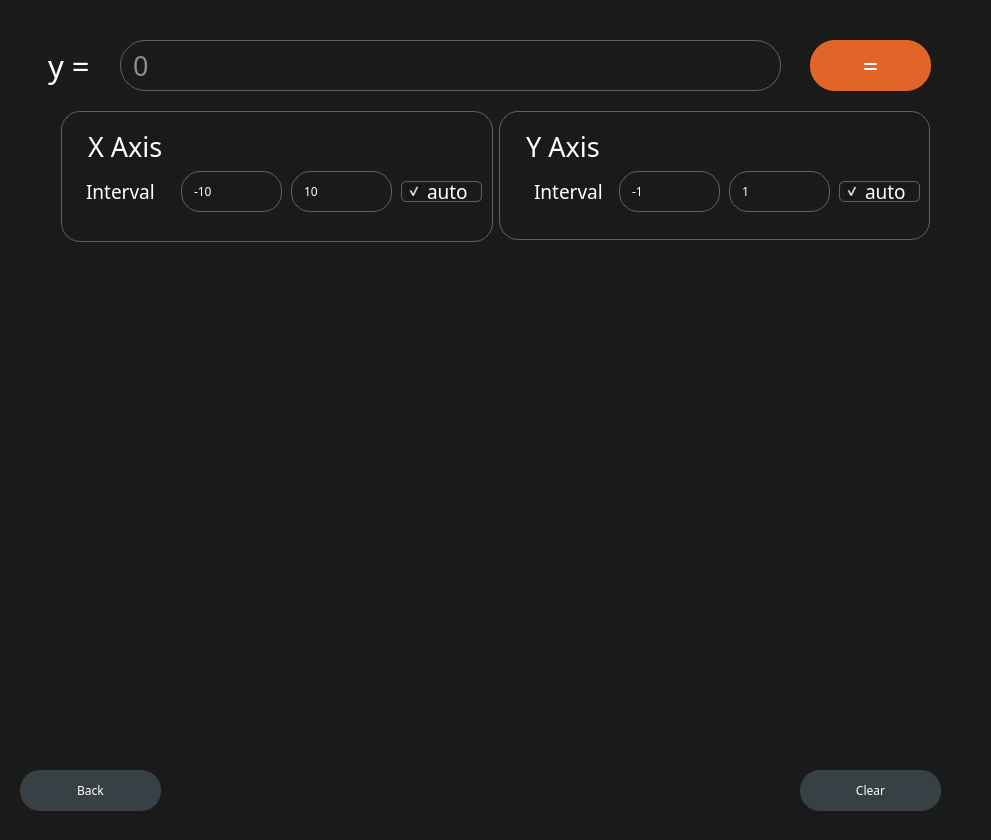
<?xml version="1.0" encoding="UTF-8"?>
<ui version="4.0">
 <class>GraphCalcView</class>
 <widget class="QWidget" name="GraphCalcView">
  <property name="windowModality">
   <enum>Qt::ApplicationModal</enum>
  </property>
  <property name="geometry">
   <rect>
    <x>0</x>
    <y>0</y>
    <width>991</width>
    <height>840</height>
   </rect>
  </property>
  <property name="sizePolicy">
   <sizepolicy hsizetype="Fixed" vsizetype="Fixed">
    <horstretch>0</horstretch>
    <verstretch>0</verstretch>
   </sizepolicy>
  </property>
  <property name="minimumSize">
   <size>
    <width>991</width>
    <height>840</height>
   </size>
  </property>
  <property name="maximumSize">
   <size>
    <width>991</width>
    <height>840</height>
   </size>
  </property>
  <property name="windowTitle">
   <string>Graph Calculator</string>
  </property>
  <property name="autoFillBackground">
   <bool>false</bool>
  </property>
  <property name="styleSheet">
   <string notr="true">QWidget {
	background-color: #191A19;
	color: white;
	font-family: Sans-serif;
}
QLineEdit {
	border: 1px solid #606060;
	border-radius: 25px;
	padding-left: 10px;
}
QSpinBox {
	border: 1px solid #606060;
	border-radius: 19px;
	padding-left: 10px;
}
QPushButton {
	border-radius: 25px;
	background-color: #374045;
}
QFrame {
	border: 1px solid #606060;
	border-radius: 19px;
	padding: 10px;
}

QCheckBox {
	border: 1px solid #606060;
	border-radius: 5px;
	padding-left: 5px;
}

</string>
  </property>
  <widget class="QPushButton" name="homeBtn">
   <property name="geometry">
    <rect>
     <x>20</x>
     <y>770</y>
     <width>141</width>
     <height>41</height>
    </rect>
   </property>
   <property name="styleSheet">
    <string notr="true">QPushButton {
	background-color: #374045;
	border-radius:20px;
}

QPushButton::hover {
	background-color: #3A4750;
}

QPushButton::pressed {
	background-color: #303841;
}</string>
   </property>
   <property name="text">
    <string>Back</string>
   </property>
  </widget>
  <widget class="QLineEdit" name="inputEdit">
   <property name="geometry">
    <rect>
     <x>120</x>
     <y>40</y>
     <width>661</width>
     <height>51</height>
    </rect>
   </property>
   <property name="font">
    <font>
     <family>Sans-serif</family>
     <pointsize>20</pointsize>
    </font>
   </property>
   <property name="styleSheet">
    <string notr="true">QLineEdit {
	color: white;
}</string>
   </property>
   <property name="frame">
    <bool>false</bool>
   </property>
   <property name="alignment">
    <set>Qt::AlignLeading|Qt::AlignLeft|Qt::AlignVCenter</set>
   </property>
   <property name="placeholderText">
    <string>0</string>
   </property>
   <property name="clearButtonEnabled">
    <bool>true</bool>
   </property>
  </widget>
  <widget class="QLabel" name="mainLabel">
   <property name="geometry">
    <rect>
     <x>30</x>
     <y>30</y>
     <width>81</width>
     <height>71</height>
    </rect>
   </property>
   <property name="font">
    <font>
     <family>Sans-serif</family>
     <pointsize>23</pointsize>
    </font>
   </property>
   <property name="autoFillBackground">
    <bool>false</bool>
   </property>
   <property name="styleSheet">
    <string notr="true">QLabel {
	border: 0px;
}</string>
   </property>
   <property name="text">
    <string>y =</string>
   </property>
  </widget>
  <widget class="QPushButton" name="equalBtn">
   <property name="geometry">
    <rect>
     <x>810</x>
     <y>40</y>
     <width>121</width>
     <height>51</height>
    </rect>
   </property>
   <property name="font">
    <font>
     <family>Sans-serif</family>
     <pointsize>20</pointsize>
    </font>
   </property>
   <property name="styleSheet">
    <string notr="true">QPushButton {
	background-color: #E16428;
}

QPushButton::hover {
	background-color: #ff8000;
}

QPushButton::pressed {
	background-color: #b35900;
}</string>
   </property>
   <property name="text">
    <string>=</string>
   </property>
   <property name="shortcut">
    <string>Return</string>
   </property>
  </widget>
  <widget class="QCustomPlot" name="plot" native="true">
   <property name="geometry">
    <rect>
     <x>60</x>
     <y>260</y>
     <width>871</width>
     <height>471</height>
    </rect>
   </property>
  </widget>
  <widget class="QPushButton" name="clearBtn">
   <property name="geometry">
    <rect>
     <x>800</x>
     <y>770</y>
     <width>141</width>
     <height>41</height>
    </rect>
   </property>
   <property name="styleSheet">
    <string notr="true">QPushButton {
	background-color: #374045;
	border-radius:20px;
}

QPushButton::hover {
	background-color: #3A4750;
}

QPushButton::pressed {
	background-color: #303841;
}</string>
   </property>
   <property name="text">
    <string>Clear</string>
   </property>
   <property name="shortcut">
    <string>Esc</string>
   </property>
  </widget>
  <widget class="QFrame" name="axisXFrame">
   <property name="geometry">
    <rect>
     <x>61</x>
     <y>111</y>
     <width>432</width>
     <height>131</height>
    </rect>
   </property>
   <property name="frameShape">
    <enum>QFrame::StyledPanel</enum>
   </property>
   <property name="frameShadow">
    <enum>QFrame::Raised</enum>
   </property>
   <property name="lineWidth">
    <number>5</number>
   </property>
   <widget class="QLabel" name="intervalLabelX">
    <property name="geometry">
     <rect>
      <x>10</x>
      <y>60</y>
      <width>101</width>
      <height>41</height>
     </rect>
    </property>
    <property name="font">
     <font>
      <family>Sans-serif</family>
      <pointsize>14</pointsize>
      <italic>false</italic>
     </font>
    </property>
    <property name="autoFillBackground">
     <bool>false</bool>
    </property>
    <property name="styleSheet">
     <string notr="true">QLabel {
	border: 0;
}</string>
    </property>
    <property name="text">
     <string>Interval</string>
    </property>
    <property name="textFormat">
     <enum>Qt::AutoText</enum>
    </property>
   </widget>
   <widget class="QLabel" name="xAxisLabel">
    <property name="geometry">
     <rect>
      <x>10</x>
      <y>10</y>
      <width>121</width>
      <height>51</height>
     </rect>
    </property>
    <property name="font">
     <font>
      <family>Sans-serif</family>
      <pointsize>20</pointsize>
     </font>
    </property>
    <property name="autoFillBackground">
     <bool>false</bool>
    </property>
    <property name="styleSheet">
     <string notr="true">QLabel {
	border: 0;
}</string>
    </property>
    <property name="text">
     <string>X Axis</string>
    </property>
   </widget>
   <widget class="QCheckBox" name="autoXBtn">
    <property name="geometry">
     <rect>
      <x>340</x>
      <y>70</y>
      <width>81</width>
      <height>21</height>
     </rect>
    </property>
    <property name="font">
     <font>
      <family>Sans-serif</family>
      <pointsize>14</pointsize>
     </font>
    </property>
    <property name="text">
     <string>auto</string>
    </property>
    <property name="checked">
     <bool>true</bool>
    </property>
   </widget>
   <widget class="QSpinBox" name="xStartSpin">
    <property name="enabled">
     <bool>false</bool>
    </property>
    <property name="geometry">
     <rect>
      <x>120</x>
      <y>60</y>
      <width>101</width>
      <height>41</height>
     </rect>
    </property>
    <property name="buttonSymbols">
     <enum>QAbstractSpinBox::NoButtons</enum>
    </property>
    <property name="minimum">
     <number>-1000000</number>
    </property>
    <property name="maximum">
     <number>1000000</number>
    </property>
    <property name="value">
     <number>-10</number>
    </property>
   </widget>
   <widget class="QSpinBox" name="xEndSpin">
    <property name="enabled">
     <bool>false</bool>
    </property>
    <property name="geometry">
     <rect>
      <x>230</x>
      <y>60</y>
      <width>101</width>
      <height>41</height>
     </rect>
    </property>
    <property name="buttonSymbols">
     <enum>QAbstractSpinBox::NoButtons</enum>
    </property>
    <property name="minimum">
     <number>-1000000</number>
    </property>
    <property name="maximum">
     <number>1000000</number>
    </property>
    <property name="value">
     <number>10</number>
    </property>
   </widget>
  </widget>
  <widget class="QFrame" name="axisYFrame">
   <property name="geometry">
    <rect>
     <x>499</x>
     <y>111</y>
     <width>431</width>
     <height>129</height>
    </rect>
   </property>
   <property name="frameShape">
    <enum>QFrame::StyledPanel</enum>
   </property>
   <property name="frameShadow">
    <enum>QFrame::Plain</enum>
   </property>
   <property name="lineWidth">
    <number>5</number>
   </property>
   <widget class="QLabel" name="intervalLabelY">
    <property name="geometry">
     <rect>
      <x>20</x>
      <y>60</y>
      <width>111</width>
      <height>41</height>
     </rect>
    </property>
    <property name="font">
     <font>
      <family>Sans-serif</family>
      <pointsize>14</pointsize>
      <italic>false</italic>
     </font>
    </property>
    <property name="autoFillBackground">
     <bool>false</bool>
    </property>
    <property name="styleSheet">
     <string notr="true">QLabel {
	border: 0;
}</string>
    </property>
    <property name="text">
     <string>Interval</string>
    </property>
    <property name="textFormat">
     <enum>Qt::AutoText</enum>
    </property>
   </widget>
   <widget class="QLabel" name="yAxisLabel">
    <property name="geometry">
     <rect>
      <x>10</x>
      <y>10</y>
      <width>111</width>
      <height>51</height>
     </rect>
    </property>
    <property name="font">
     <font>
      <family>Sans-serif</family>
      <pointsize>20</pointsize>
     </font>
    </property>
    <property name="styleSheet">
     <string notr="true">QLabel {
	border: 0;
}</string>
    </property>
    <property name="text">
     <string>Y Axis</string>
    </property>
   </widget>
   <widget class="QCheckBox" name="autoYBtn">
    <property name="geometry">
     <rect>
      <x>340</x>
      <y>70</y>
      <width>81</width>
      <height>21</height>
     </rect>
    </property>
    <property name="font">
     <font>
      <family>Sans-serif</family>
      <pointsize>14</pointsize>
     </font>
    </property>
    <property name="layoutDirection">
     <enum>Qt::LeftToRight</enum>
    </property>
    <property name="autoFillBackground">
     <bool>false</bool>
    </property>
    <property name="text">
     <string>auto</string>
    </property>
    <property name="checked">
     <bool>true</bool>
    </property>
    <property name="tristate">
     <bool>false</bool>
    </property>
   </widget>
   <widget class="QSpinBox" name="yEndSpin">
    <property name="enabled">
     <bool>false</bool>
    </property>
    <property name="geometry">
     <rect>
      <x>230</x>
      <y>60</y>
      <width>101</width>
      <height>41</height>
     </rect>
    </property>
    <property name="buttonSymbols">
     <enum>QAbstractSpinBox::NoButtons</enum>
    </property>
    <property name="minimum">
     <number>-1000000</number>
    </property>
    <property name="maximum">
     <number>1000000</number>
    </property>
    <property name="value">
     <number>1</number>
    </property>
   </widget>
   <widget class="QSpinBox" name="yStartSpin">
    <property name="enabled">
     <bool>false</bool>
    </property>
    <property name="geometry">
     <rect>
      <x>120</x>
      <y>60</y>
      <width>101</width>
      <height>41</height>
     </rect>
    </property>
    <property name="buttonSymbols">
     <enum>QAbstractSpinBox::NoButtons</enum>
    </property>
    <property name="minimum">
     <number>-1000000</number>
    </property>
    <property name="maximum">
     <number>1000000</number>
    </property>
    <property name="value">
     <number>-1</number>
    </property>
   </widget>
  </widget>
 </widget>
 <customwidgets>
  <customwidget>
   <class>QCustomPlot</class>
   <extends>QWidget</extends>
   <header location="global">View/GraphCalcView/QCustomPlot/qcustomplot.h</header>
   <container>1</container>
  </customwidget>
 </customwidgets>
 <resources/>
 <connections/>
</ui>
